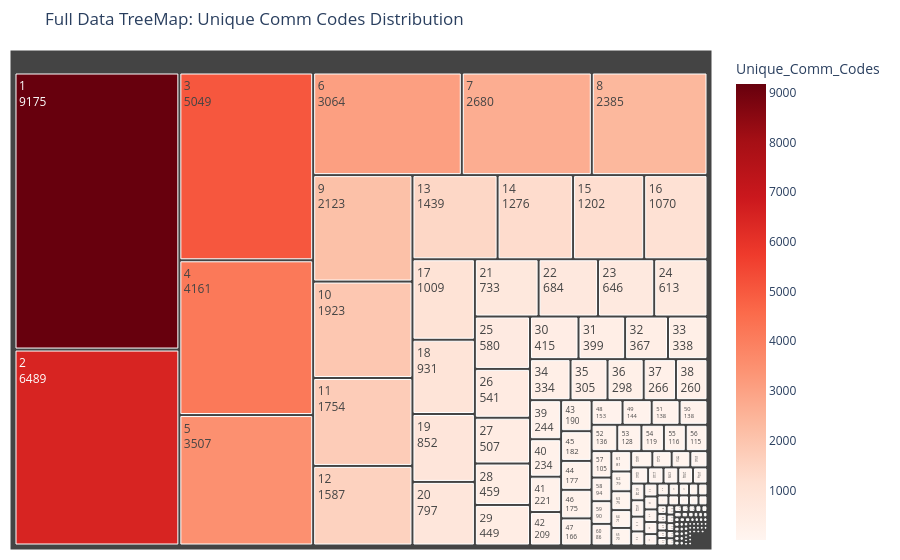

Notebook source saved alongside this figure:
### Code cell
fig = px.treemap(
    comm_tracking_summary,
    path=['RFED_COMM_LN_NO'],
    values='Unique_Comm_Codes',
    color='Unique_Comm_Codes',
    color_continuous_scale='Reds',
    title='Full Data TreeMap: Unique Comm Codes Distribution'
)
fig.update_traces(
    textinfo="label+value",
    hovertemplate='<b>Line Number: %{label}</b><br>Unique Comm Codes: %{value}<extra></extra>'
)

fig.update_layout(margin=dict(t=50, l=10, r=10, b=10))
fig.show()

### Figure 1 — Plotly figure (JSON) as saved in the notebook; plotly's stock layout.template omitted (floating-point values rounded to 4 significant figures; data arrays with more than 128 entries replaced by an {"elided": "..."} marker saying what was removed)
{"data": [{"branchvalues": "total", "customdata": {"elided": "190x1 float values"}, "domain": {"x": [0, 1], "y": [0, 1]}, "hovertemplate": "<b>Line Number: %{label}</b><br>Unique Comm Codes: %{value}<extra></extra>", "ids": {"elided": "190 str values"}, "labels": {"elided": "190 str values"}, "marker": {"coloraxis": "coloraxis", "colors": {"elided": "190 float values"}}, "name": "", "parents": {"elided": "190 str values"}, "textinfo": "label+value", "type": "treemap", "values": {"elided": "190 float values"}}], "layout": {"coloraxis": {"colorbar": {"title": {"text": "Unique_Comm_Codes"}}, "colorscale": [[0, "rgb(255,245,240)"], [0.125, "rgb(254,224,210)"], [0.25, "rgb(252,187,161)"], [0.375, "rgb(252,146,114)"], [0.5, "rgb(251,106,74)"], [0.625, "rgb(239,59,44)"], [0.75, "rgb(203,24,29)"], [0.875, "rgb(165,15,21)"], [1, "rgb(103,0,13)"]]}, "legend": {"tracegroupgap": 0}, "margin": {"b": 10, "l": 10, "r": 10, "t": 50}, "title": {"text": "Full Data TreeMap: Unique Comm Codes Distribution"}}}
